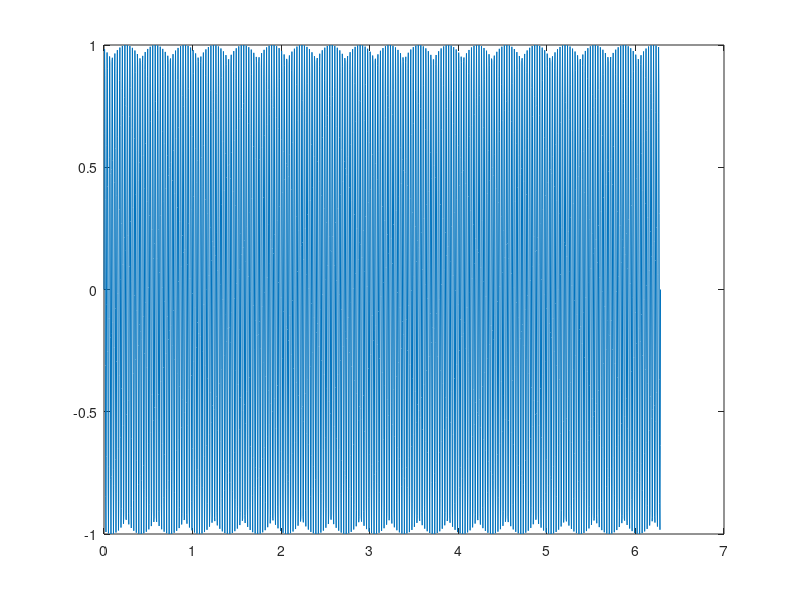

This figure's MATLAB source:
% letter notes for runaway by kanye west: (an octave down)
% 5|e-------e-------e---------|
% 4|------------------------e-|
% 
% 5|------D-------D-------D---|
% 
% 5|------------C-------C-----|
% 4|----D---------------------|
% 
% 5|--C-----------------------|
% 4|----------C-------a-------|
% 
% 5|----------------e---------|
% 4|a-------G-----------------|

% following plays runaway an octave down

t=linspace(0,2*pi,2000);s=sin(220*t);
for f=[1318.5 1318.5 1318.5 659.3 1174.7 1174.7 1174.7 587.3 1046.5 1046.5 1046.5 523.3 440 440]/2
    s=sin(f*t);
    plot(t,s);
    pause(1);
    sound(s);
end